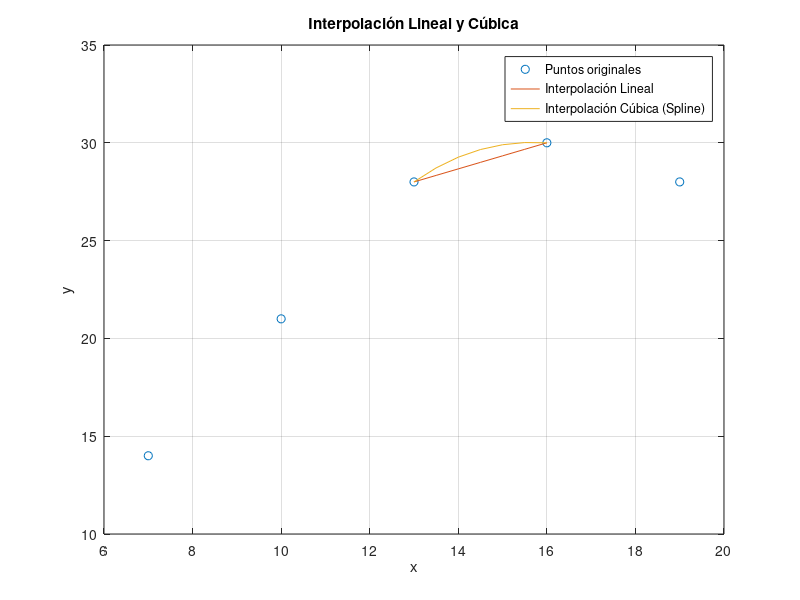

This figure's MATLAB source:
%RONALD ALEXIS MORALES VARELA
%0901-23-6114
% Datos de ejemplo (puntos conocidos)
x = [7, 10, 13, 16, 19];
y = [14, 21, 28, 30, 28];

% Puntos donde queremos interpolar
xi = 13:0.5:16; % Genera puntos entre 1 y 5 con un paso de 0.1

% Interpolación lineal
yi_lineal = interp1(x, y, xi, 'linear');

% Interpolación cúbica (spline)
yi_cubica = interp1(x, y, xi, 'spline');

% Gráfica de los resultados
figure;
plot(x, y, 'o', 'DisplayName', 'Puntos originales'); % Puntos originales
hold on;
plot(xi, yi_lineal, 'DisplayName', 'Interpolación Lineal');
plot(xi, yi_cubica, 'DisplayName', 'Interpolación Cúbica (Spline)');
xlabel('x');
ylabel('y');
title('Interpolación Lineal y Cúbica');
legend('Location', 'best');
grid on;
hold off;